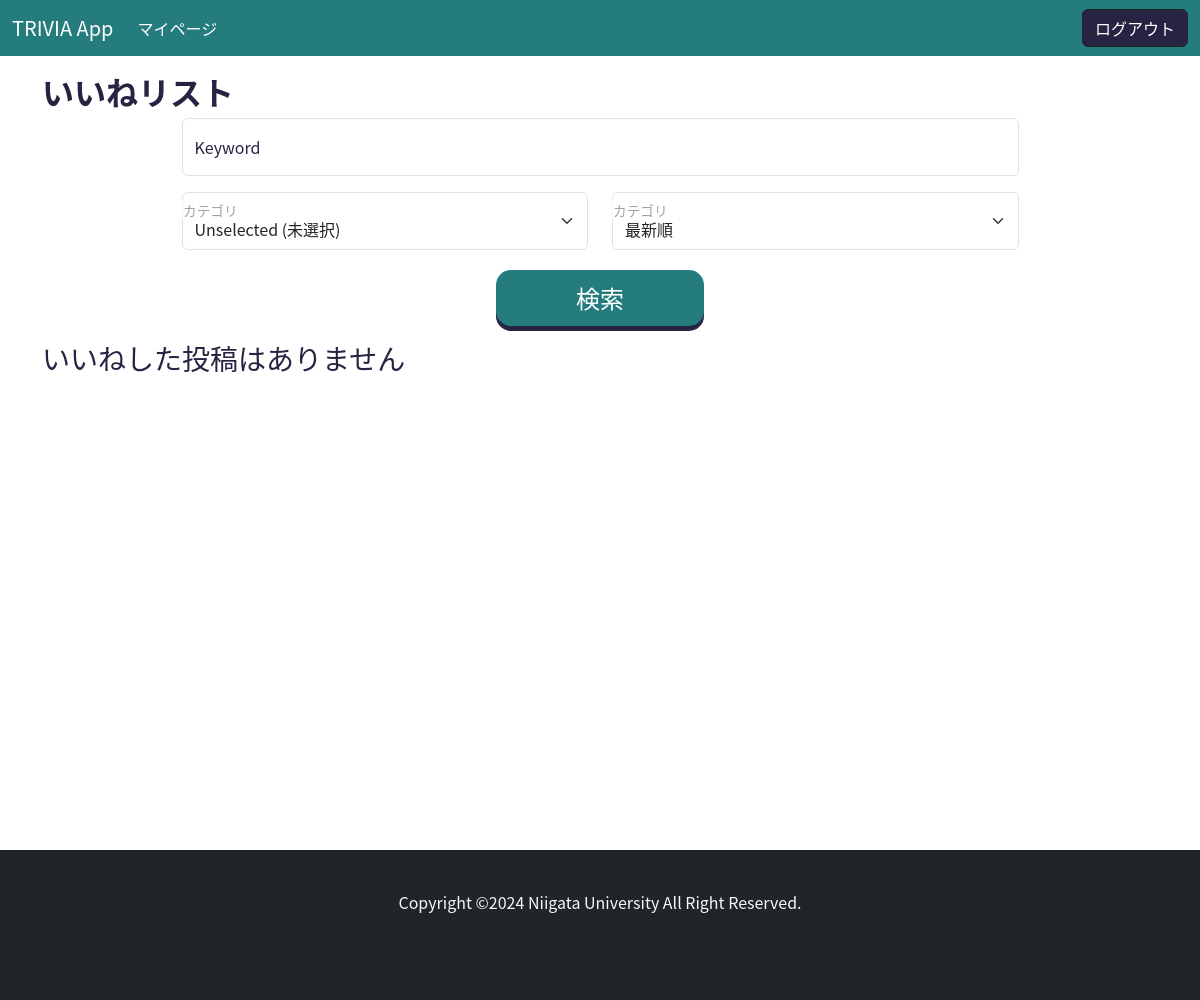
The app's page /like_list (signed in), older data.
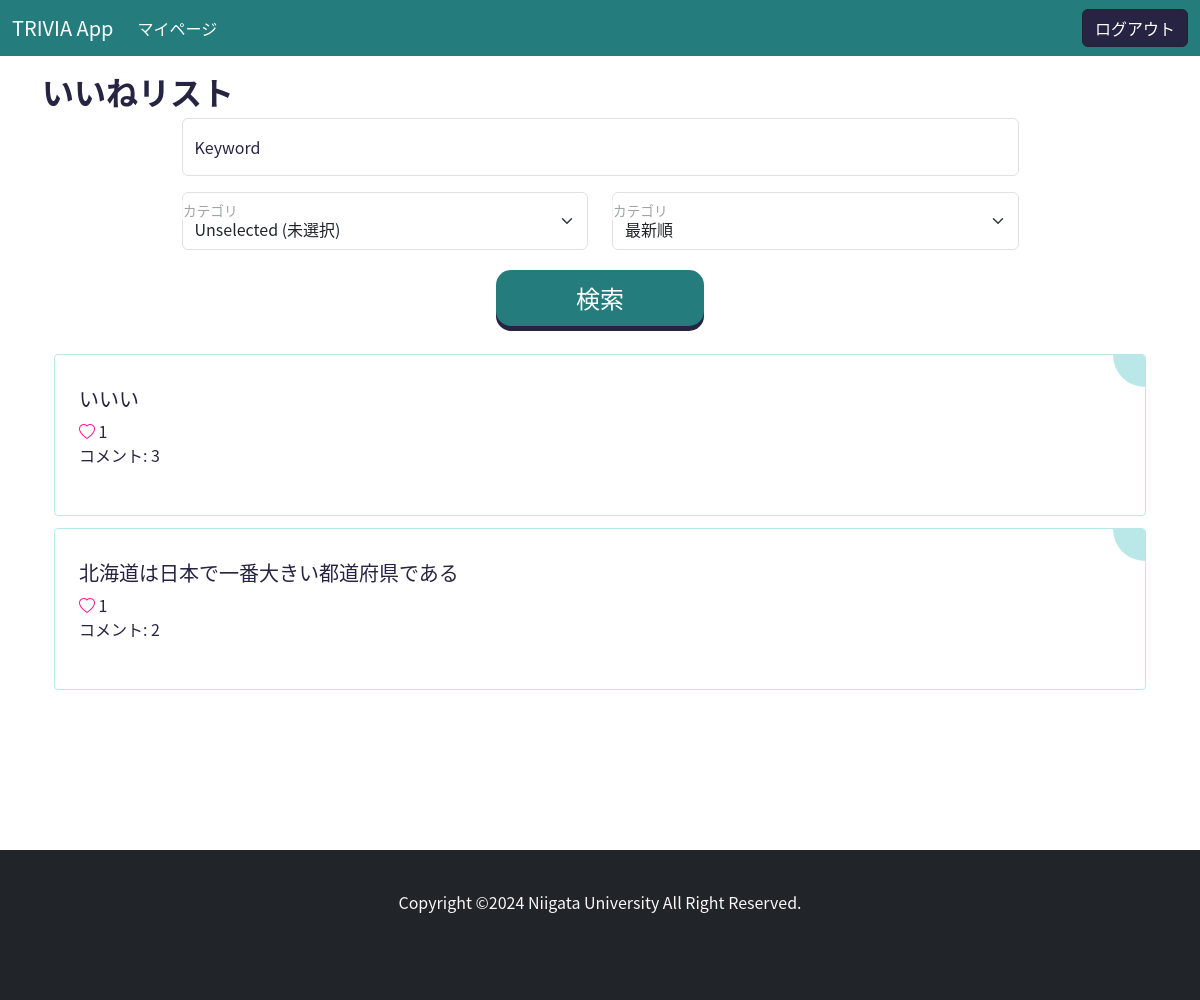
The same page, newer data.
### main/models.py (models this page shows, shortened)
class Post(models.Model):
    CATEGORY_CHOICES = [
        ('地理', '地理'),
        ('歴史', '歴史'),
        ('人物', '人物'),
        ('自然', '自然'),
        ('伝統', '伝統'),
        ('スポーツ', 'スポーツ'),
        ('食', '食'),
        ('文化', '文化'),
        ('芸能', '芸能'),
        ('特産品', '特産品'),
        ('方言', '方言'),
        ('その他', 'その他'),
    ]
    PREFECTURE_CHOICES = [
        ('北海道', '北海道'),
        ('青森県', '青森県'),
        ('岩手県', '岩手県'),
        ('宮城県', '宮城県'),
        ('秋田県', '秋田県'),
        ('山形県', '山形県'),
        ('福島県', '福島県'),
        ('茨城県', '茨城県'),
        ('栃木県', '栃木県'),
        ('群馬県', '群馬県'),
        ('埼玉県', '埼玉県'),
        ('千葉県', '千葉県'),
        ('東京都', '東京都'),
        ('神奈川県', '神奈川県'),
        ('新潟県', '新潟県'),
        ('富山県', '富山県'),
        ('石川県', '石川県'),
        ('福井県', '福井県'),
        ('山梨県', '山梨県'),
        ('長野県', '長野県'),
        ('岐阜県', '岐阜県'),
        ('静岡県', '静岡県'),
        ('愛知県', '愛知県'),
        ('三重県', '三重県'),
        ('滋賀県', '滋賀県'),
        ('京都府', '京都府'),
        ('大阪府', '大阪府'),
        ('兵庫県', '兵庫県'),
        ('奈良県', '奈良県'),
        ('和歌山県', '和歌山県'),
        ('鳥取県', '鳥取県'),
        ('島根県', '島根県'),
        ('岡山県', '岡山県'),
        ('広島県', '広島県'),
        ('山口県', '山口県'),
        ('徳島県', '徳島県'),
        ('香川県', '香川県'),
        ('愛媛県', '愛媛県'),
        ('高知県', '高知県'),
        ('福岡県', '福岡県'),
        ('佐賀県', '佐賀県'),
        ('長崎県', '長崎県'),
        ('熊本県', '熊本県'),
        ('大分県', '大分県'),
        ('宮崎県', '宮崎県'),
        ('鹿児島県', '鹿児島県'),
        ('沖縄県', '沖縄県'),
    ]
    title = models.CharField(max_length=20)
    category = models.CharField(max_length=20, choices=CATEGORY_CHOICES)
    prefecture = models.CharField(max_length=20, choices=PREFECTURE_CHOICES)
    content = models.TextField(blank=True, null=True)
    user = models.ForeignKey(User, on_delete=models.CASCADE)
    like = models.ManyToManyField(User, related_name='related_post', blank=True)
    create_at = models.DateTimeField()
    update_at = models.DateTimeField()
    class Meta:
        db_table = 'posts'
        ordering = ["-create_at"]

### main/views.py (the view)
# urls.py: path("like_list", TriviaLikeListView.as_view(), name="trivia-like-list"),
class TriviaLikeListView(LoginRequiredMixin, ListView):
    template_name = "main/like-list.html"
    model = Post
    def get_queryset(self):
        query = super().get_queryset()
        query = query.filter(like=self.request.user)
        keyword = self.request.GET.get("keyword", None)
        category = self.request.GET.get("category", None)
        if keyword:
            query = query.filter(title__icontains=keyword)
        if category == "未選択":
            pass
        elif category:
            query = query.filter(category=category)
        arrangement = self.request.GET.get("arrangement", 0)
        if arrangement == "1":
            query = query.order_by('-create_at')
        elif arrangement == "2":
            query = query.annotate(num_likes=Count("like")).order_by('-num_likes')
        elif arrangement == "3":
            query = query.annotate(num_comments=Count("comments")).order_by("-num_comments")
        return query
    def get_context_data(self, **kwargs):
        context = super().get_context_data(**kwargs)
        context["keyword"] = self.request.GET.get("keyword", "")
        category = self.request.GET.get("category", "")
        if category == "地理":
            context["geography"] = True
        elif category == "歴史":
            context["history"] = True
        elif category == "人物":
            context["person"] = True
        elif category == "自然":
            context["nature"] = True
        elif category == "伝統":
            context["tradition"] = True
        elif category == "スポーツ":
            context["sport"] = True
        elif category == "食":
            context["food"] = True
        elif category == "文化":
            context["culture"] = True
        elif category == "芸能":
            context["entertainment"] = True
        elif category == "特産品":
            context["goods"] = True
        elif category == "方言":
            context["dialect"] = True
        elif category == "未選択":
            context["none"] = True
        arrangement = context['arrangement'] = self.request.GET.get('arrangement', '')
        if arrangement == "1":
            context["new"] = True
        elif arrangement == "2":
            context["like"] = True
        elif arrangement == "3":
            context["comment"] = True
        return context

### templates/main/like-list.html (shortened to what this page needs)
{% extends "base.html" %}
{% block content %}
<div class="container my-3">
    <h2><b>いいねリスト</b></h2>
    <form action="{% url 'main:trivia-like-list'%}" method="GET" class="w-75 mx-auto">
        <p class="form-floating">
            <input id="floatingInput" type="text" class="form-control" name="keyword" value="{{ keyword }}" placeholder="キーワード入力">
            <label for="floatingInput">Keyword</label>
        </p>
        <div class="row mb-3">
            <div class="col form-floating">
                <select name="category" id="floatingSelect" class="form-select">
                    <option value="未選択" {% if none %}selected{% endif %}>Unselected (未選択)</option>
                </select>
                <label for="floatingSelect">カテゴリ</label>
            </div>
            <div class="col form-floating">
                <select name="arrangement" id="floatingSelect" class="form-select">
                    <option value="1" {% if new %}selected{% endif %}>最新順</option>
                </select>
                <label for="floatingSelect">カテゴリ</label>
            </div>
        </div>
        <div class="text-center">
            <button class="button-search">検索</button>
        </div>
    </form>
    {% for object in object_list %}
        <div class="card-diy">
            <h5><a class="card-title" href="{% url 'main:trivia-detail' pk=object.id %}">{{object.title}}</a></h5>
            {% if request.user in item.like.all %}
                <i class="bi bi-heart-fill" role="img" style="color: deeppink;"></i> {{object.like.count}}
            {% else %}
                <i class="bi bi-heart" role="img" style="color: deeppink;"></i> {{object.like.count}}
            {% endif %}
                <p>コメント: {{object.comments.count}}</p>
        </div>
    {% empty %}
        <h3>いいねした投稿はありません</h3>
    {% endfor %}
</div>
{% endblock %}

Row changes from the older to the newer data that the page shows:
added Post: title "いいい", like.count "1", comments.count "3"
now on this page (row unchanged): Post: title "北海道は日本で一番大きい都道府県である", like.count "1", comments.count "2"
Text that changed along with them:
text no longer shown: "いいねした投稿はありません"
